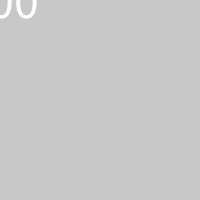
Frame 1 (no input)
Frame 60 (the mouse pressed at the canvas centre just before this capture): identical to frame 1, image omitted
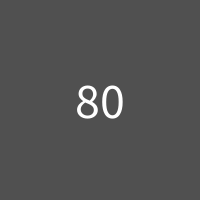
Frame 120 (the mouse held since frame 60 and released just before this capture)

The Processing sketch that drew these frames (run headless with seeded random() and noise(); from frame 60 on, the mouse is pressed at the canvas centre):

// Processing sketch: ScopeDemo
// ── ScopeDemo.pde
/**
 * Scope demo
 * 
 * 2016-09-11 Jeremy Douglass Processing 3.2.1
 */

int globalVal;  //// global scope, works anywhere

void setup() {
  //// functions that set global variables--affecting the whole sketch
  size(200, 200);
  frameRate(30);
  textSize(50);
  textAlign(CENTER, CENTER);

  //// assign initial values to your globals in setup
  //// if they depend on other settings like size(), set these after!
  globalVal = width;         

  //// local scope declaration - exists in setup(), not in draw()
  int onlyInSetup = 10;
  println("Only in setup:", onlyInSetup);
}

//// global scope again, works anywhere
//// -- almost always move this up the top to avoid confusion!!
String anywhere; 

void draw() {
  //// global scope, works anywhere
  if(mousePressed && globalVal>0) { globalVal = globalVal - 2; }
  else if(globalVal < width) { globalVal = width; }
  background(globalVal);
  text(globalVal, mouseX, mouseY);

  //// local scope - exists in draw() only -- recreated every time draw runs!
  String localString = "Local String";
}
